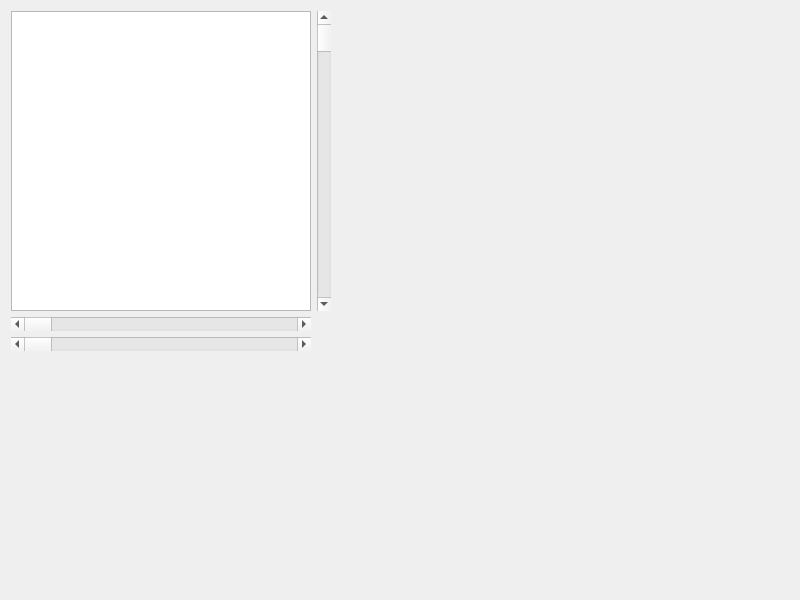
<?xml version="1.0" encoding="UTF-8"?>
<ui version="4.0">
 <class>vehicleStatus</class>
 <widget class="QWidget" name="vehicleStatus">
  <property name="geometry">
   <rect>
    <x>0</x>
    <y>0</y>
    <width>800</width>
    <height>600</height>
   </rect>
  </property>
  <property name="windowTitle">
   <string>Form</string>
  </property>
  <layout class="QGridLayout" name="gridLayout">
   <item row="3" column="2">
    <spacer name="horizontalSpacer">
     <property name="orientation">
      <enum>Qt::Horizontal</enum>
     </property>
     <property name="sizeHint" stdset="0">
      <size>
       <width>40</width>
       <height>20</height>
      </size>
     </property>
    </spacer>
   </item>
   <item row="3" column="4">
    <spacer name="horizontalSpacer_8">
     <property name="orientation">
      <enum>Qt::Horizontal</enum>
     </property>
     <property name="sizeHint" stdset="0">
      <size>
       <width>40</width>
       <height>20</height>
      </size>
     </property>
    </spacer>
   </item>
   <item row="0" column="3">
    <spacer name="horizontalSpacer_10">
     <property name="orientation">
      <enum>Qt::Horizontal</enum>
     </property>
     <property name="sizeHint" stdset="0">
      <size>
       <width>40</width>
       <height>20</height>
      </size>
     </property>
    </spacer>
   </item>
   <item row="0" column="4">
    <spacer name="horizontalSpacer_5">
     <property name="orientation">
      <enum>Qt::Horizontal</enum>
     </property>
     <property name="sizeHint" stdset="0">
      <size>
       <width>40</width>
       <height>20</height>
      </size>
     </property>
    </spacer>
   </item>
   <item row="3" column="3">
    <spacer name="horizontalSpacer_11">
     <property name="orientation">
      <enum>Qt::Horizontal</enum>
     </property>
     <property name="sizeHint" stdset="0">
      <size>
       <width>40</width>
       <height>20</height>
      </size>
     </property>
    </spacer>
   </item>
   <item row="0" column="0">
    <widget class="QGraphicsView" name="artificialHorizon">
     <property name="sizePolicy">
      <sizepolicy hsizetype="Fixed" vsizetype="Fixed">
       <horstretch>0</horstretch>
       <verstretch>0</verstretch>
      </sizepolicy>
     </property>
     <property name="minimumSize">
      <size>
       <width>300</width>
       <height>300</height>
      </size>
     </property>
     <property name="maximumSize">
      <size>
       <width>300</width>
       <height>300</height>
      </size>
     </property>
     <property name="verticalScrollBarPolicy">
      <enum>Qt::ScrollBarAlwaysOff</enum>
     </property>
     <property name="horizontalScrollBarPolicy">
      <enum>Qt::ScrollBarAlwaysOff</enum>
     </property>
    </widget>
   </item>
   <item row="0" column="2">
    <spacer name="horizontalSpacer_2">
     <property name="orientation">
      <enum>Qt::Horizontal</enum>
     </property>
     <property name="sizeHint" stdset="0">
      <size>
       <width>40</width>
       <height>20</height>
      </size>
     </property>
    </spacer>
   </item>
   <item row="3" column="0">
    <spacer name="verticalSpacer">
     <property name="orientation">
      <enum>Qt::Vertical</enum>
     </property>
     <property name="sizeHint" stdset="0">
      <size>
       <width>20</width>
       <height>40</height>
      </size>
     </property>
    </spacer>
   </item>
   <item row="1" column="0">
    <widget class="QScrollBar" name="horizontalScrollBar">
     <property name="orientation">
      <enum>Qt::Horizontal</enum>
     </property>
    </widget>
   </item>
   <item row="0" column="1">
    <widget class="QScrollBar" name="verticalScrollBar">
     <property name="orientation">
      <enum>Qt::Vertical</enum>
     </property>
    </widget>
   </item>
   <item row="2" column="0">
    <widget class="QScrollBar" name="horizontalScrollBarCompass">
     <property name="orientation">
      <enum>Qt::Horizontal</enum>
     </property>
    </widget>
   </item>
  </layout>
 </widget>
 <resources/>
 <connections/>
</ui>
